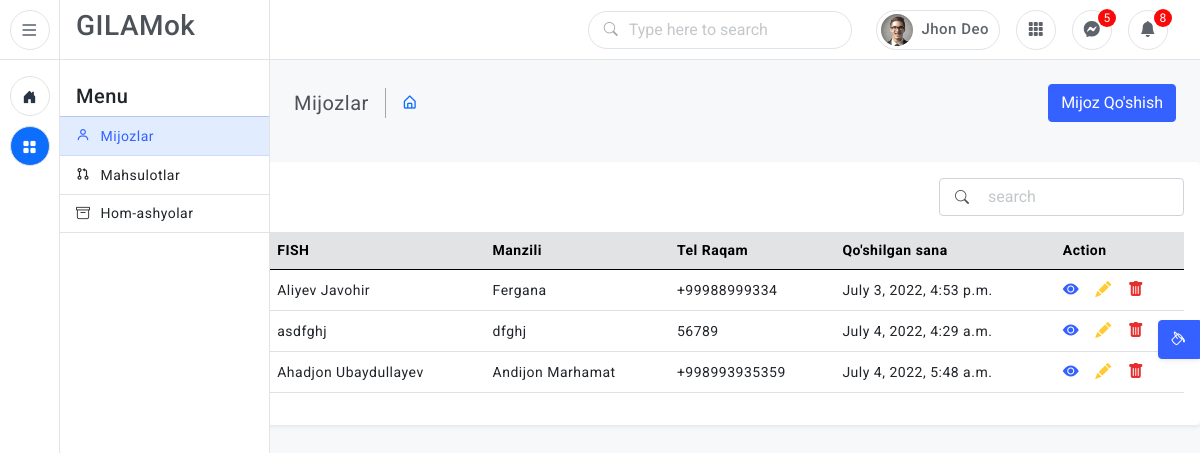
The app's page /clients with its own data.
### main/models.py (models this page shows)
class Client(models.Model):
    full_name = models.CharField(max_length=256)
    address = models.CharField(max_length=256)
    phone_number = models.CharField(max_length=128, blank=True, null=True)
    status = models.CharField(max_length=256, blank=True, null=True)
    active = models.BooleanField(default=True)
    cr_on = models.DateTimeField(auto_now_add=True)
    cr_by = models.ForeignKey(User, on_delete=models.CASCADE)

### main/views.py (the view)
# urls.py: path('clients', client, name='clients'),
def client(request):
    clients = Client.objects.all()
    return render(request, 'Clients.html', {'clients': clients})

### templates/Clients.html (shortened to what this page needs)
{% extends 'Home.html' %}
{% load static %}
{% block mainboard %}
          <main class="page-content">
            <div class="page-breadcrumb d-none d-sm-flex align-items-center mb-3">
              <div class="breadcrumb-title pe-3">Mijozlar</div>
              <div class="ps-3">
                <nav aria-label="breadcrumb">
                  <ol class="breadcrumb mb-0 p-0">
                    <li class="breadcrumb-item"><a href="javascript:;"><i class="bx bx-home-alt"></i></a>
                    </li>
                  </ol>
                </nav>
              </div>
              <div class="ms-auto">
                 <a href="/add_clients"> <button type="button" class="btn btn-primary">Mijoz Qo'shish</button></a>
                </div>
              </div>
            </div>
               <div class="card">
                 <div class="card-body">
                   <div class="d-flex align-items-center">
                      <h5 class="mb-0">Mijozlar</h5>
                       <form class="ms-auto position-relative">
                         <div class="position-absolute top-50 translate-middle-y search-icon px-3"><i class="bi bi-search"></i></div>
                         <input class="form-control ps-5" type="text" placeholder="search">
                       </form>
                   </div>
                   <div class="table-responsive mt-3">
                     <table class="table align-middle">
                       <thead class="table-secondary">
                         <tr>
                          <th>id</th>
                          <th>FISH</th>
                          <th>FISH</th>
                          <th>Manzili</th>
                          <th>Tel Raqam</th>
                          <th>Qo'shilgan sana</th>
                          <th>Action</th>
                         </tr>
                       </thead>
                       <tbody>
                       {% for i in clients %}
                         <tr>
                          <td>{{ i.id }}</td>
                           <td>{{ i.full_name }}</td>
                           <td>{{ i.full_name }}</td>
                           <td>{{ i.address }}</td>
                           <td>{{ i.phone_number }}</td>
                           <td>{{ i.cr_on }}</td>
                           <td>
                             <div class="table-actions d-flex align-items-center gap-3 fs-6">
                               <a href="javascript:;" class="text-primary" data-bs-toggle="tooltip" data-bs-placement="bottom" title="Views"><i class="bi bi-eye-fill"></i></a>
                               <a href="/edit_clients/{{ i.id }}" class="text-warning" data-bs-toggle="tooltip" data-bs-placement="bottom" title="Edit"><i class="bi bi-pencil-fill"></i></a>
                               <a href="/delete_clients/{{ i.id }}" class="text-danger" data-bs-toggle="tooltip" data-bs-placement="bottom" title="Delete"><i class="bi bi-trash-fill"></i></a>
                             </div>
                           </td>
                         </tr>
                       {% endfor %}
                       </tbody>
                     </table>
                   </div>
                 </div>
               </div>
       <div class="switcher-body">
        <button class="btn btn-primary btn-switcher shadow-sm" type="button" data-bs-toggle="offcanvas" data-bs-target="#offcanvasScrolling" aria-controls="offcanvasScrolling"><i class="bi bi-paint-bucket me-0"></i></button>
       </div>
{% endblock %}

### static/assets/css/style.css (style rules this page uses)
body { font-size: 14px; color: #4c5258; letter-spacing: .5px; font-family: Roboto, sans-serif; background-color: #f7f8fa; overflow-x: hidden; }
::placeholder { opacity: 0.4 !important; }
.page-content { margin-left: 270px; margin-top: 60px; padding: 1.5rem; transition: all .2s; }
.table-responsive { white-space: nowrap; }
.breadcrumb-title { font-size: 20px; border-right: 1.5px solid #aaa4a4; }
.page-breadcrumb .breadcrumb li.breadcrumb-item { font-size: 16px; }
.btn-switcher { position: fixed; right: 0px; top: 40%; border-top-right-radius: 0; border-bottom-right-radius: 0; }

### records on screen
Client: full_name "Aliyev Javohir", address "Fergana", phone_number "+99988999334", cr_on "July 3, 2022, 4:53 p.m."
Client: full_name "asdfghj", address "dfghj", phone_number "56789", cr_on "July 4, 2022, 4:29 a.m."
Client: full_name "Ahadjon Ubaydullayev", address "Andijon Marhamat", phone_number "+998993935359", cr_on "July 4, 2022, 5:48 a.m."
